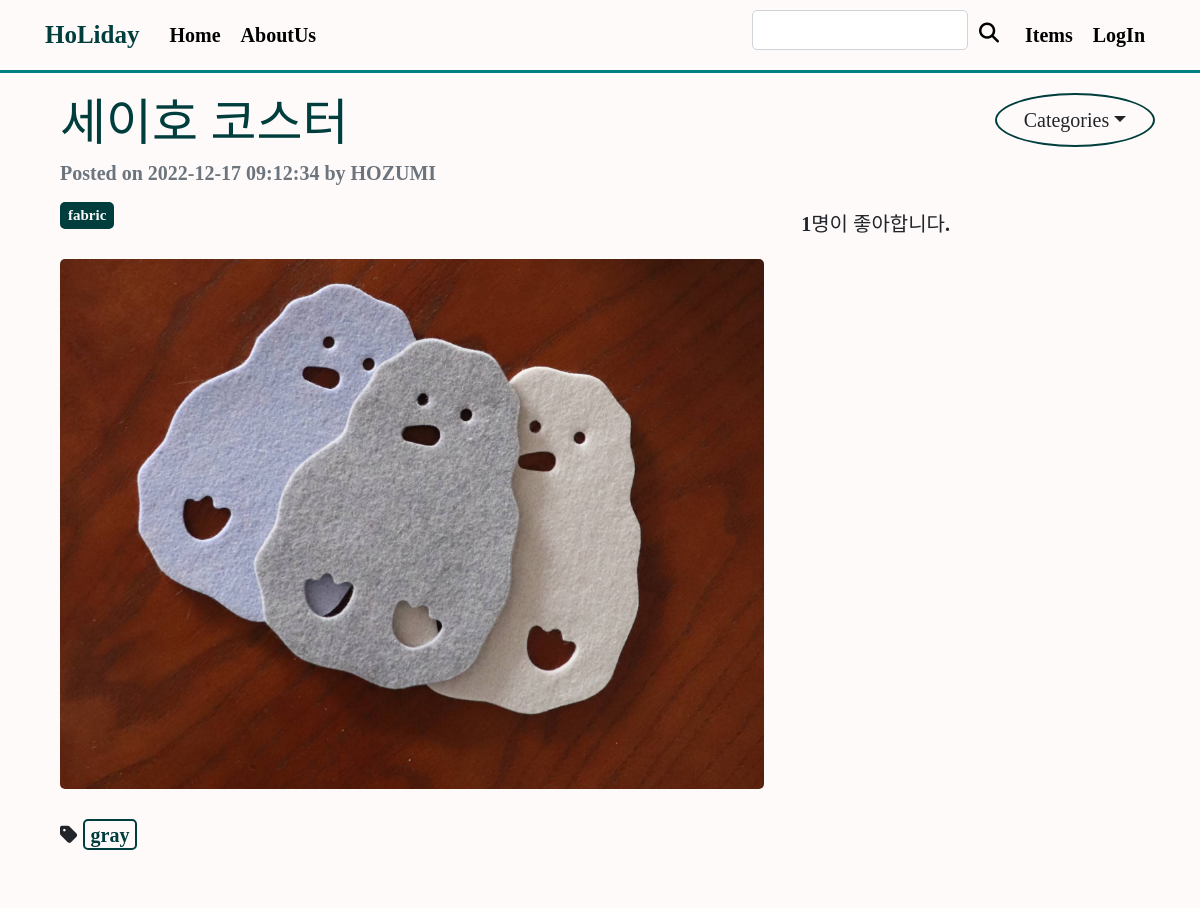
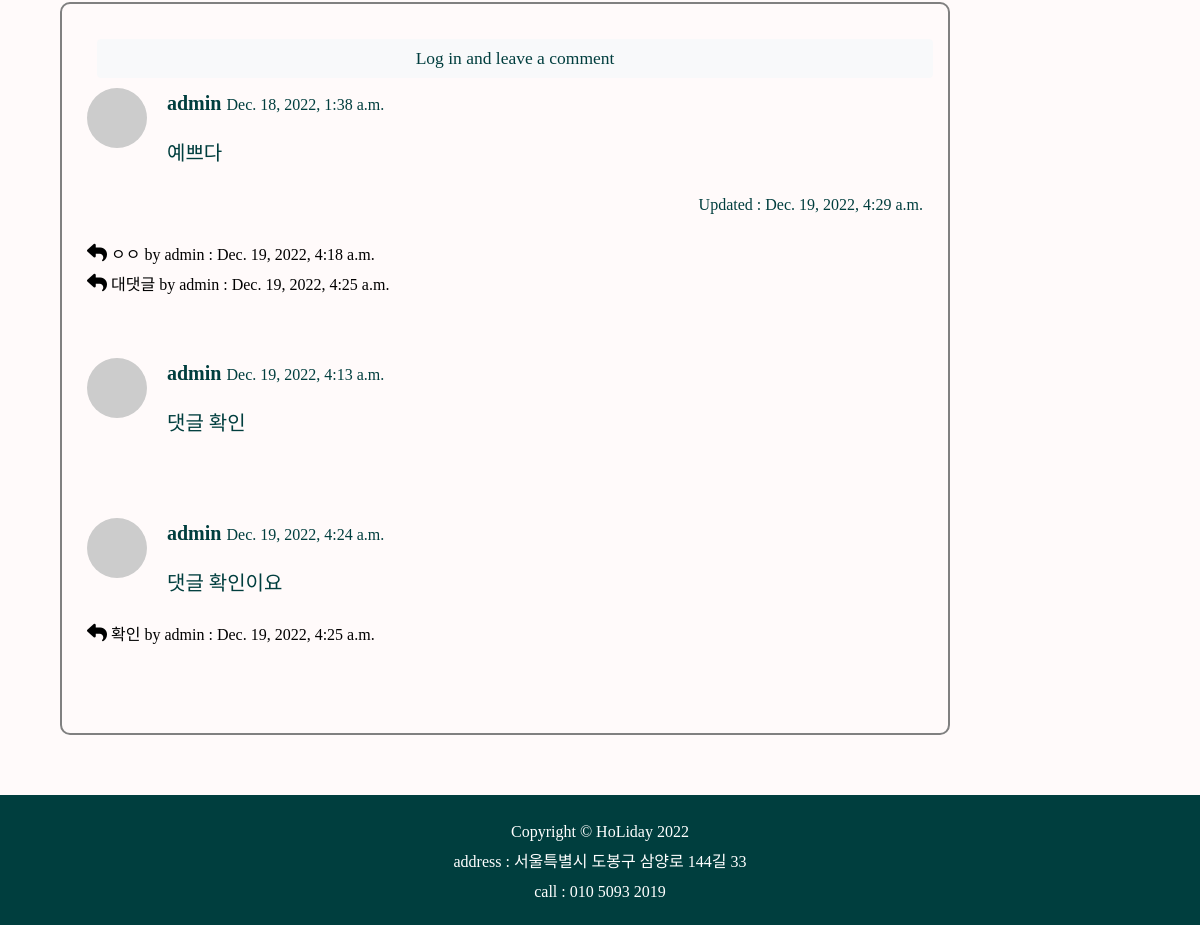
Page /shoppingmall_main/22/ on the committed database (2 pictures, top to bottom).
### shoppingmall_main/models.py (models this page shows, shortened)
class ShoppingItem(models.Model):
    created_at = models.DateTimeField(auto_now_add=True)
    updated_at = models.DateTimeField(auto_now=True)
    title = models.CharField(max_length=50) # 상품 이름
    information = MarkdownxField() # 상품 설명
    price = models.IntegerField() # 가격
    like_users = models.ManyToManyField(User,related_name='like_shopping',blank=True)
    head_image = models.ImageField(upload_to='shoppingmall_main/images/%Y/%m/%d/', blank=True) # 상품 이미지
    author = models.ForeignKey(User, null=True, on_delete=models.SET_NULL)
    m_company = models.ForeignKey(Company, null=True, on_delete=models.SET_NULL) # 제조사
    category = models.ForeignKey(Category, null=True, blank=True, on_delete=models.CASCADE) # 카테고리
    product_number = models.IntegerField() # 그 외 상품번호
    tags = models.ManyToManyField(ColorTag,blank=True) # 다대다 관계
    def get_content_markdown(self):
        return markdown(self.information)

class Company(models.Model):
    name = models.CharField(max_length=30, unique=True) # 제조사명
    address = models.CharField(max_length=30) # 제조사 주소
    tel = models.CharField(max_length=15) # 제조사 연락처
    email = models.EmailField() # 제조사 이메일
    slug = models.SlugField(max_length=200, unique=True, allow_unicode=True,null=True)
    def __str__(self):
        return self.name
    class Meta:
        verbose_name_plural = 'Companies'

class Category(models.Model):
    name = models.CharField(max_length=50, unique=True)
    slug = models.SlugField(max_length=200, unique=True, allow_unicode=True)
    def __str__(self):
        return self.name
    def get_absolute_url(self):
        return f'/shoppingmall_main/category/{self.slug}'
    class Meta:
        verbose_name_plural = 'Categories'

class ColorTag(models.Model):
    name = models.CharField(max_length=50,unique=True)
    slug = models.SlugField(max_length=200,unique=True,allow_unicode=True)
    def __str__(self):
        return self.name
    def get_absolute_url(self):
        return f'/shoppingmall_main/tag/{self.slug}'

class Comment(models.Model):
    shoppingitem = models.ForeignKey(ShoppingItem, on_delete=models.CASCADE)
    author = models.ForeignKey(User, on_delete=models.CASCADE)
    content = models.TextField()
    created_at = models.DateTimeField(auto_now_add=True)
    modified_at = models.DateTimeField(auto_now = True)
    def get_avatar_url(self):
        if self.author.socialaccount_set.exists():
            return self.author.socialaccount_set.first().get_avatar_url()
        else:
            return 'https://dummyimage.com/50x50/ced4da/6c757d.jpg'

class ReComment(models.Model):
    post = models.ForeignKey(Comment, on_delete=models.CASCADE)
    user = models.ForeignKey(User,on_delete=models.CASCADE)
    content = models.CharField(max_length=300)
    created_at = models.DateTimeField(auto_now_add=True)
    modified_at = models.DateTimeField(auto_now=True)

### shoppingmall_main/views.py (the view)
# urls.py: path('<int:pk>/',views.ShoppingItemDetail.as_view()),
class ShoppingItemDetail(DetailView):
    model = ShoppingItem
    def get_context_data(self, **kwargs):
        context = super(ShoppingItemDetail, self).get_context_data()
        context['categories'] = Category.objects.all()
        context['no_category_post_count'] = ShoppingItem.objects.filter(category=None).count
        context['comment_form'] = CommentForm
        context['subcomment_form'] = SubCommentForm
        return context

### shoppingmall_main/templates/shoppingmall_main/shoppingitem_detail.html (shortened to what this page needs)
{% extends 'shoppingmall_main/base.html' %}
{% load crispy_forms_tags %}
{% load static %}
{% block main_area %}
<div class="container  mt-3">
                    <div id="post-area">
                        <header class="mb-4">
                            <h1 class="fw-bolder mb-1" style="color:rgb(0, 62, 62);">{{shoppingitem.title | lower}}</h1>
                            <div class="text-muted fst-italic mb-2">Posted on {{shoppingitem.created_at | date:"Y-m-d h:m:s"}} by {{shoppingitem.m_company | upper}}</div>
                            {% if shoppingitem.category %}
                                <a class="badge  text-decoration-none"  style="background-color : rgb(0,62,62); border: 2px solid rgb(0,62,62); color:snow"href="{{shoppingitem.category.get_absolute_url}}">{{shoppingitem.category}}</a>
                            {% else %}
                                <a class="badge text-decoration-none " style="background-color:teal;color:white"  href="/shoppingmall_main/category/no_category/">미분류</a>
                            {% endif %}
                            <h5 class="mt-2 float-right">
                            <span>
                            {{shoppingitem.like_users.count}}명이 좋아합니다.</span></h5>
                        </header>
                        <figure class="mb-4">
                            {% if shoppingitem.head_image %}
                            <img class="img-fluid rounded" src="{{shoppingitem.head_image.url}}" alt="{{p.title}}의 head_img" />
                            {% else %}
                            <img class="img-fluid rounded" src="https://picsum.photos/seed/{{shoppingitem.pk}}/800/200"/>
                            {% endif %}
                        </figure>
                        <section class="mb-5">
                            {% if shoppingitem.tags.exists %}
                                <i class="fas fa-tag"></i>
                                {% for t in shoppingitem.tags.iterator %}
                                <span class="badge badge-light" style="color:rgb(0,62,62);background-color:snow;border:2px solid rgb(0,62,62)">
                                   <a href="{{t.get_absolute_url}}" style="color:rgb(0,62,62);">{{t}}</a>
                                </span>
                                {% endfor %}
                            {% endif %}
                        </section>
                    </div>
                    <div id="comment-area" class="mb-5">
                        <div class="card " style="background-color:snow;border-radius:10px; color:rgb(0,62,62);">
                            <div class="card-body" >
                                {% if user.is_authenticated %}
                                <form class="mb-4" id="comment-form" method="POST" style="background-color:snow;" action="{{shoppingitem.get_absolute_url}}new_comment/">
                                    {% csrf_token %}
                                    <div class="form-group" style="background-color:snow;" >
                                        {{ comment_form | crispy }}
                                    </div>
                                    <button type="submit" class="btn btn-light float-right" style="background-color : snow; border: 2px solid rgb(0,62,62);border-radius:50%">Submit</button>
                                    <br>
                                </form>
                                {% else %}
                                <a role="button" class="btn btn-light btn-block btn-sm m-2" style="color:rgb(0,62,62);"href="#" data-toggle="modal" data-target="#loginModal">
                                    Log in and leave a comment</a>
                                {% endif %}
                                {% if shoppingitem.comment_set.exists %}
                                {% for comment in shoppingitem.comment_set.iterator %}
                                <div class="media d-flex id=comment-{{comment.pk}}">
                                    <img class="mr-3 rounded-circle" src="{{comment.get_avatar_url}}" alt="{{comment.author}}" width="60px"/>
                                    <div class="media-body ms-3">
                                        <div class="fw-bold">{{comment.author.username}}
                                        <small>{{comment.created_at}}</small>
                                        </div>
                                        <p>{{comment.content | linebreaks }}</p>
                                        {% if comment.created_at != comment.modified_at %}
                                            <p class=" float-right" style="color:balck;">
                                                <small >Updated : {{comment.modified_at}}</small>
                                            </p>
                                        {% endif %}
                                    </div>
                                </div>
                           {% for recom in comment.recomment_set.all %}
                            <small class="mt-0 " style="color:black">
                                <i class="fas fa-reply"> </i> {{ recom.content }} by {{ recom.user }} : {{ recom.created_at}}
                                <br>
                            </small>
                            {% endfor %}
                               <br>
                                <br>
                                {% endfor %}
                                {% endif %}
                            </div>
                        </div>
                    </div>
</div>
{% endblock %}

### shoppingmall_main/static/shoppingmall_main/css/style.css (style rules this page uses)
body { background:snow; }
.card { border: 2px solid gray; }
* { font-family: 'Magilio'; font-size: 20px; font-weight: 550; }

### rows in the picture
ShoppingItem: title "세이호 코스터", created_at "2022-12-17 09:12:34", m_company "HOZUMI", category "fabric", like_users.count "1", head_image (picture)
ColorTag: name "gray"
Comment: author.username "admin", created_at "Dec. 18, 2022, 1:38 a.m.", content "예쁘다", modified_at "Dec. 19, 2022, 4:29 a.m."
ReComment: content "ㅇㅇ", user "admin", created_at "Dec. 19, 2022, 4:18 a.m."
ReComment: content "대댓글", user "admin", created_at "Dec. 19, 2022, 4:25 a.m."
Comment: author.username "admin", created_at "Dec. 19, 2022, 4:13 a.m.", content "댓글 확인"
Comment: author.username "admin", created_at "Dec. 19, 2022, 4:24 a.m.", content "댓글 확인이요"
ReComment: content "확인", user "admin", created_at "Dec. 19, 2022, 4:25 a.m."
